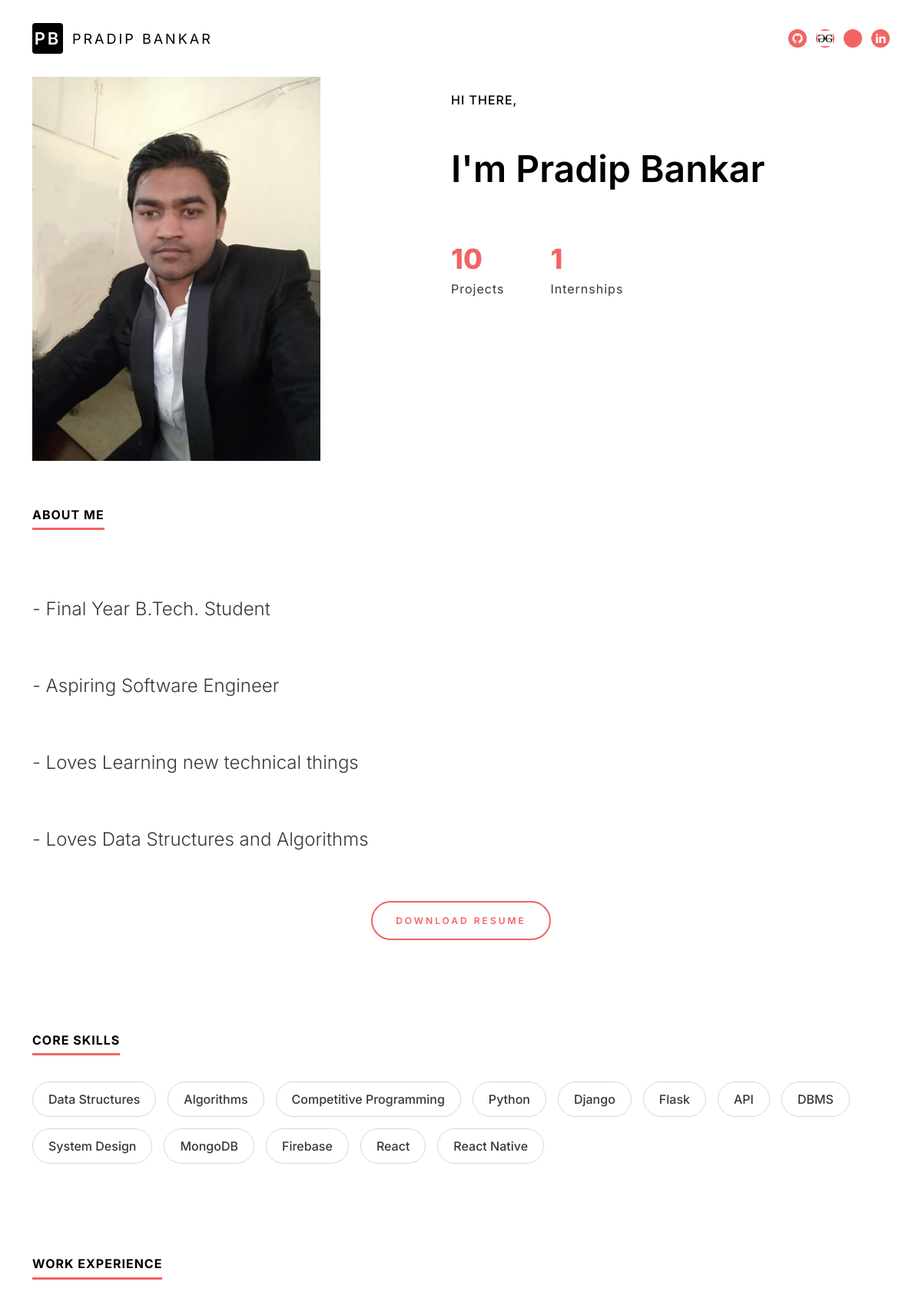
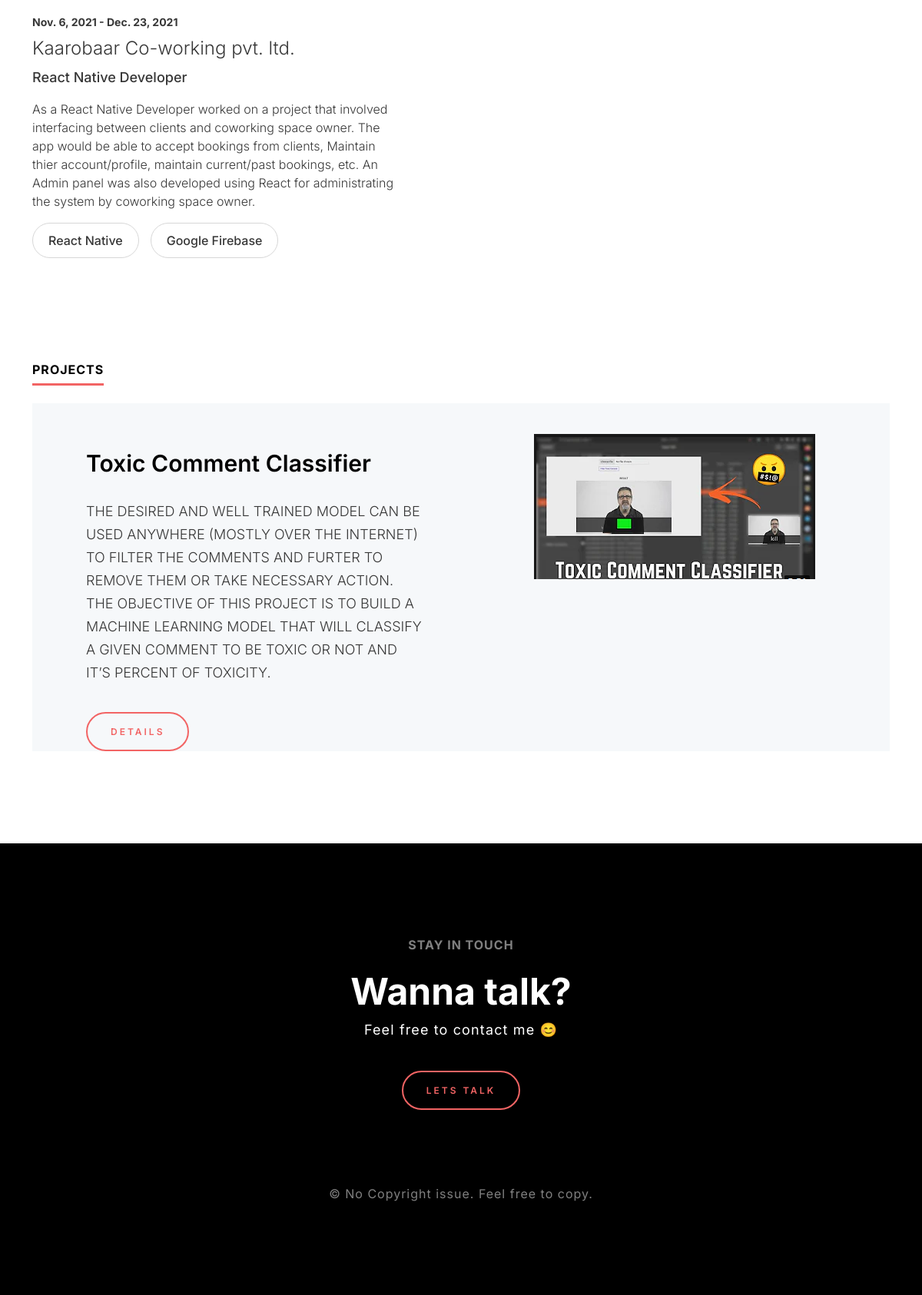
The page / on the database its author committed (2 pictures, top to bottom).
### cvhome/models.py (models this page shows)
class MyDetails(models.Model):
    name_id = models.CharField(max_length=50,default='pradip')
    name = models.CharField(max_length=100, default="Pradip Bankar")
    about_me = models.TextField(default="<b>Lorem</b> ipsum dolor sit amet, consectetur adipiscing elit. Duis interdum ante a porta blandit.<input type='text' placeholder='testing'/> Quisque velit tortor, ultricies in quam ut, luctus convallis metus. Nunc vitae felis rutrum, mattis justo quis, bibendum tellus. Integer bibendum eget dolor nec venenatis. Aliquam erat volutpat. Etiam et est vitae turpis accumsan vulputate. Curabitur et vehicula nisl, eu congue dolor. Vivamus nec hendrerit mi Nulla consequat tempor.")
    photo = models.ImageField(upload_to='static/images/profile_pic')
    no_of_projects = models.IntegerField(default=0)
    no_of_internships = models.IntegerField(default=0)
    no_of_academic_projects = models.IntegerField(default=0)
    no_of_paid_projects = models.IntegerField(default=0)
    skills = models.CharField(max_length=1000,default='C/C++,Python,Java,SQL,MongoDB')

class Experience(models.Model):
    role = models.CharField(max_length=200,default='developer')
    start_date = models.DateField(default=now)
    end_date = models.DateField(default=now)
    about = models.TextField(default='learned so many things')
    tags = models.CharField(max_length=1000,default='React,MongoDB')
    company = models.CharField(max_length=200,default='microsoft')
    location = models.CharField(max_length=300,default='Aurangabad, Maharashtra')
    presently_working = models.BooleanField(default=True)
    visible_on_resume = models.BooleanField(default=True)
    visible_on_cv = models.BooleanField(default=True)

class Internship(Experience):
    stipend = models.IntegerField(default=15000)

class Experience(models.Model):
    role = models.CharField(max_length=200,default='developer')
    start_date = models.DateField(default=now)
    end_date = models.DateField(default=now)
    about = models.TextField(default='learned so many things')
    tags = models.CharField(max_length=1000,default='React,MongoDB')
    company = models.CharField(max_length=200,default='microsoft')
    location = models.CharField(max_length=300,default='Aurangabad, Maharashtra')
    presently_working = models.BooleanField(default=True)
    visible_on_resume = models.BooleanField(default=True)
    visible_on_cv = models.BooleanField(default=True)

class Project(models.Model):
    name = models.CharField(max_length=200, default="project 1")
    domain = models.CharField(max_length=200,default="Machine Learning")
    small_desc = models.TextField(default="small description")
    large_desc = models.TextField(default="large description")
    start_date = models.DateField()
    end_date = models.DateField()
    source_link = models.CharField(max_length=200, default="https://www.google.com")
    deployment_link = models.CharField(max_length=200, default="https://www.google.com")
    tags = models.CharField(max_length=700,default="MySQL,Python,ML,")
    project_banner = models.ImageField(upload_to="uploads/project/banners", default=None)
    screenshot1 = models.ImageField(upload_to="uploads/screenshots",null=True)
    screenshot2 = models.ImageField(upload_to="uploads/screenshots",null=True)
    screenshot3 = models.ImageField(upload_to="uploads/screenshots",null=True)
    screenshot4 = models.ImageField(upload_to="uploads/screenshots",null=True)
    visible_on_resume = models.BooleanField(default=True)
    visible_on_cv = models.BooleanField(default=True)

### cvhome/views.py (the view)
# urls.py: path('',views.index,name="index"),
def index(request:HttpRequest):
    my_data = MyDetails.objects.get(name_id='pradip')
    data = {
        "about_me" : my_data.about_me,
        "number_of_projects":my_data.no_of_projects,
        "number_of_internships":my_data.no_of_internships,
        "skills" : my_data.skills.split(','),
        "experiences": Internship.objects.all(),
        "projects":Project.objects.all(),
    }
    return render(request,'index.html',data)

### templatetags/filter.py (called while the page is built)
@register.filter(name='split')
def split(value, key):
  return value.split(key)

### templates/index.html
{% extends 'base.html' %}
{% block content %}
{% load filter_tags %}
    <div class="ds-banner">
      <div class="container">
        <div class="row">
          <div class="col-12 col-sm-12 col-md-5 col-lg-5 col-xl-5 col-xxl-5">
            <figure>
              <img class="profile-pic-lg" src="static/images/pradip.jpg">
            </figure>
          </div>
          <div class="col-12 col-sm-12 col-md-7 col-lg-7 col-xl-7 col-xxl-7">
            <section>
                <h1>
                  <span>Hi There,</span>
                  I'm Pradip Bankar <br>
                </h1>
                <ul class="ds-numbervalulist">
                  <li>
                    <strong>{{number_of_projects}}</strong>
                    <span>Projects</span>
                  </li>
                  <li>
                    <strong>{{number_of_internships}}</strong>
                    <span>Internships</span>
                  </li>
                </ul>
            </section>
          </div>
        </div>
      </div>
    </div>
    <div class="ds-about-section">
      <div class="container">
        <section>
            <h2 class="ds-heading">About Me</h2>
            <p>{{about_me|safe}}</p>
            <div class="ds-button-sec text-center">
                <a href="/resume" class="ds-button">Download Resume</a>
            </div>
        </section>
      </div>
    </div>
    <div class="ds-skills-section">
      <div class="container">
        <div class="row">
          <div class="">
             <h2 class="ds-heading">Core Skills</h2>
             <ul class="ds-skills-list">
               {% for skill in skills %}
               <li>{{ skill }}</li>
               {% endfor %}
             </ul>
          </div>
        </div>
      </div>
    </div>
   <div class="ds-experience-section">
     <div class="container">
        <h2 class="ds-heading">Work Experience</h2>
        <div class="row ds-experience-list">
          {% for exp in experiences %}
          {% if exp.visible_on_cv %}
          <div class="col-12 col-sm-12 col-md-6 col-lg-6 col-xl-6 col-xxl-6">
            <section>
              <span class="ds-year">{{ exp.start_date }} - {{ exp.end_date }}</span>
              <h3 class="ds-officename">{{ exp.company }}</h3>
              <span class="ds-department">{{ exp.role }}</span>
              <p>{{ exp.about | safe }}</p>
              <div class="ds-skills-list">
                {% for tag in exp.tags|split:',' %}
                <li>{{ tag }}</li>
                {% endfor %}
              </div>
            </section>
          </div>
          {% endif %}
          {% endfor %}
        </div>
     </div>
   </div>
   <div class="ds-work-section">
     <div class="container">
          <h2 class="ds-heading">Projects</h2>
          <div class="ds-work-list-section">
            {% for project in projects %}
              {% if project.visible_on_cv %}
              <div class="ds-work-list">
                <div class="row">
                    <div class="col-12 col-sm-12 col-md-7 col-lg-7 col-xl-7 col-xxl-7">
                        <section>
                            <h3 class="ds-work-tilte">{{ project.name }}</h3>
                            {{ project.small_desc|safe }}
                            <a href="works-setails/{{project.id}}" class="ds-button">Details</a>
                        </section>
                    </div>
                    <div class="col-12 col-sm-12 col-md-5 col-lg-5 col-xl-5 col-xxl-5">
                        <figure><img src="{{project.project_banner}}"></figure>
                    </div>
                </div>
              </div>
              {% endif %}
            {% endfor %}
          </div>
     </div>
   </div>
   {% endblock content %}

### static/css/main.css (style rules this page uses)
html { font-family: 'Inter', sans-serif;background-color:#FFF }
body { font-family: 'Inter', sans-serif;overflow-x: hidden; background-color:#FFF; font-weight:400;font-style: normal; color:#373737; font-size:14px }
a,a:hover,a:focus,i,input,button,input:focus,.transition { text-decoration: none;outline: none;transition-delay: 0s;transition-duration: 0.4s;transition-property: all;transition-timing-function: ease;box-shadow: none; }
a { color: #000 }
img { max-width: 100%;border: none;outline: none;height: auto; }
ul { padding: 0;margin: 0; }
h1,h2,h3,h4,h5,h6 { font-family: 'Inter', sans-serif; }
figure { margin: 0 }
svg,img { max-width: 100%; height: auto; }
.ds-banner section { padding-left: 70px; padding-right: 100px; }
.ds-banner section h1 span { display: block; text-transform: uppercase; letter-spacing: 1px; font-weight: 500; font-size: 16px; padding-bottom: 30px; }
.ds-banner section h1 { font-weight: 600; font-size: 48px; line-height: 60px; color: #000; }
.ds-numbervalulist { list-style: none; display: flex; align-items: center; flex-wrap: wrap; margin: 0; padding: 0; margin-top: 60px; }
.ds-numbervalulist li { margin-right: 60px; }
.ds-numbervalulist li:last-child { margin-right: 0; }
.ds-numbervalulist strong { display: block; color: #F26464; font-size: 36px; font-weight: 800; }
.ds-numbervalulist span { font-size: 16px; letter-spacing: 1px; }
.profile-pic-lg { height: 500px; object-fit: cover; }
.ds-about-section { padding-top: 60px; padding-bottom: 120px; }
.ds-heading { display: inline-block; font-weight: 700; color: #000; text-transform: uppercase; letter-spacing: 1px; font-size: 16px; border-bottom: 3px solid #F26464; padding-bottom: 7px; margin-bottom: 23px; }
.ds-about-section p { color: #373737; font-size: 24px; line-height: 40px; font-weight: 300; margin-bottom: 60px; }
.ds-button { display: inline-block; text-transform: uppercase;font-size: 12px;line-height: 13px;font-weight: 600;letter-spacing: 3px; color:#F26464; padding:17px 30px; border: 2px solid #F26464;border-radius: 60px; }
.ds-skills-section { padding-bottom: 105px; }
.ds-skills-list { list-style: none; padding: 0; margin: 0; display: flex; flex-wrap: wrap; align-items: center; margin-top: 11px; }
.ds-skills-list li { display: inline-block; color: #373737; font-size: 16px; padding:10px 20px; background-color: #FFF; border: 1px solid #D7D7D7; border-radius: 27px; margin-right: 15px; margin-bottom: 15px; font-weight: 500; }
.ds-experience-section { padding-bottom: 120px; }
.ds-experience-list section { padding-right: 70px; }
.ds-experience-list { padding-top: 15px; }
.ds-officename { font-size: 24px; font-weight: 300; margin-bottom:10px; }
.ds-experience-list span { display: block; }
span.ds-year { color: #373737; font-size: 14px; font-weight: 700; padding-bottom: 10px; }
span.ds-department { color: #373737; font-weight: 500; font-size: 18px; }
.ds-experience-list p { font-size: 16px; line-height: 24px; font-weight: 300; }
.ds-work-section { padding-bottom: 80px; }
.ds-work-list { padding-left: 70px; padding-top:40px; padding-right: 70px; background-color:#F6F8FA; margin-bottom: 40px; }
.ds-work-list section { padding-top: 20px; padding-right: 120px; }
.ds-work-tilte { color: #000; font-size: 30px; line-height: 36px; font-weight: 600; margin-bottom: 30px; }
.ds-work-list p { font-weight: 300; font-size: 18px; line-height: 30px; }
.ds-work-list .ds-button { margin-top: 20px; }

### rows shown on the page
MyDetails: about_me "- Final Year B.Tech. Student - Aspiring Software Engineer - Loves Learning new technical things - Loves Data Structures and Algorithms"
Internship: start_date "Nov. 6, 2021", end_date "Dec. 23, 2021", company "Kaarobaar Co-working pvt. ltd.", role "React Native Developer", about "As a React Native Developer worked on a project that involved interfacing between clients and coworking space owner. The app would be able to accept bookings from clients, Maintain thier account/profile, maintain current/past bookings, etc. An Admin panel was also developed using React for administrating the system by coworking space owner.", tags "React Native" "Google Firebase"
Project: name "Toxic Comment Classifier", small_desc "THE DESIRED AND WELL TRAINED MODEL CAN BE USED ANYWHERE (MOSTLY OVER THE INTERNET) TO FILTER THE COMMENTS AND FURTER TO REMOVE THEM OR TAKE NECESSARY ACTION. THE OBJECTIVE OF THIS PROJECT IS TO BUILD A MACHINE LEARNING MODEL THAT WILL CLASSIFY A GIVEN COMMENT TO BE TOXIC OR NOT AND IT’S PERCENT OF TOXICITY.", project_banner (picture)

### other values the page prints
{{ number_of_projects }} "10"
{{ number_of_internships }} "1"
{{ skill }} "Data Structures" "Algorithms" "Competitive Programming" "Python" "Django" "Flask" "API" "DBMS" "System Design" "MongoDB" "Firebase" "React" "React Native"
